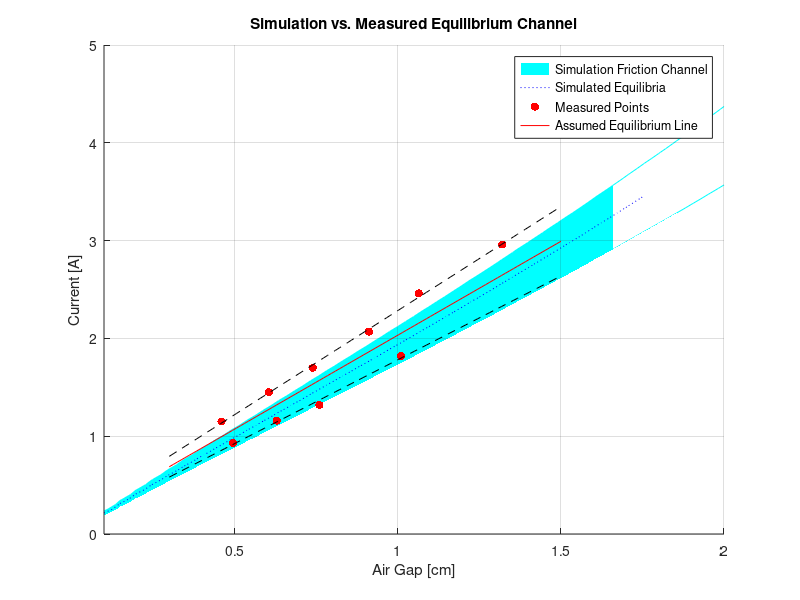

This chart was generated by the following MATLAB code:
%% FRICTION ANALYSIS %%
% Script for anaysis and representation of equilibrium positions considering friction.

clear
clc
close all

load('results.mat')
forceArray = -forceArray(:, :);
N_delta = length(deltas);
N_I = length(I);

m = 0.83474;
eqforce = m*9.81;
frictionForce = eqforce*0.2;

deltarising = [13.2, 10.65, 9.12, 7.4, 6.05, 4.6];
Irising = [2.96, 2.46, 2.07, 1.7, 1.45, 1.15];

prising = polyfit(deltarising, Irising, 1);

deltafalling = [4.95, 6.3, 7.6, 10.1];
Ifalling = [0.93, 1.16, 1.32, 1.82];

pfalling = polyfit(deltafalling, Ifalling, 1);

pmiddle = (prising + pfalling)/2

grid on
hold on
set(gca, 'Layer', 'top')


xvals = linspace(3, 15);

sim_upperbound = contour(deltas, I, transpose(forceArray), [eqforce+frictionForce eqforce+frictionForce], 'c');
sim_up_x = sim_upperbound(1, 2:N_I);
sim_up_y = sim_upperbound(2, 2:N_I);
sim_channel = area(sim_up_x, sim_up_y, 'FaceColor', 'c', 'LineStyle', 'none');

sim_lowerbound = contour(deltas, I, transpose(forceArray), [eqforce-frictionForce eqforce-frictionForce], 'c');
sim_lo_x = sim_lowerbound(1, 2:N_I);
sim_lo_y = sim_lowerbound(2, 2:N_I);
area(sim_lo_x, sim_lo_y, 'FaceColor', 'w', 'LineStyle', 'none');

sim_equilibrium = contour(deltas, I, transpose(forceArray), [eqforce eqforce], 'LineStyle', 'none');
sim_x = sim_equilibrium(1, 2:N_I);
sim_y = sim_equilibrium(2, 2:N_I);
eqplot = plot(sim_x, sim_y, ':b');

points = scatter(deltarising/10, Irising, 'r', 'filled');
scatter(deltafalling/10, Ifalling, 'r', 'filled')
midval = plot(xvals/10, polyval(pmiddle, xvals), 'r');
plot(xvals/10, polyval(prising, xvals), '--k');
plot(xvals/10, polyval(pfalling, xvals), '--k');

legend([sim_channel, eqplot, points, midval], 'Simulation Friction Channel', 'Simulated Equilibria', 'Measured Points', 'Assumed Equilibrium Line')
title("Simulation vs. Measured Equilibrium Channel")
ylabel('Current [A]')
xlabel('Air Gap [cm]')




